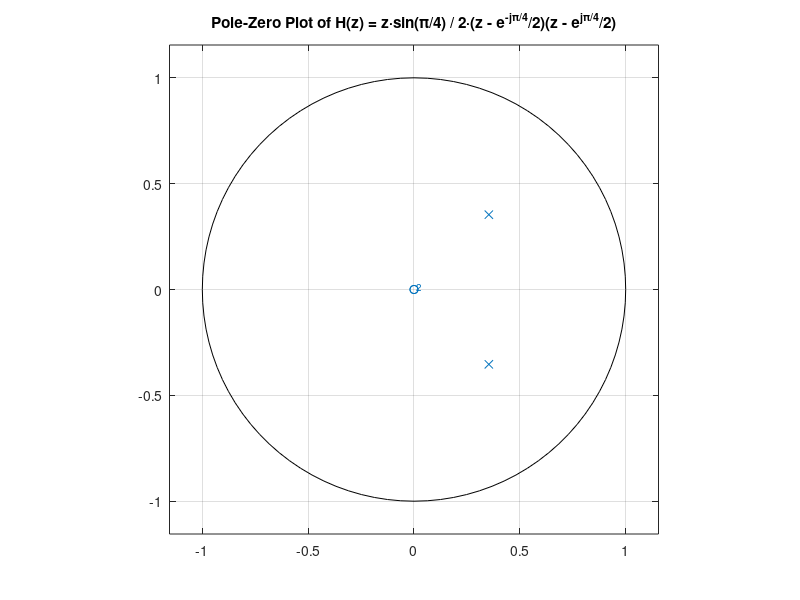

MATLAB code for this plot:
%H(z) = z·sin(\pi/4) / 2·(z - e^{-jπ/4}/2)(z - e^{jπ/4}/2)
clear all; close all; clc;
% Numerator zero
z0 = 0; % zero at origin
gain = sin(pi/4); % gain from numerator
% Poles (complex conjugates)
p1 = (1/2) * exp(1j * pi/4);
p2 = (1/2) * exp(-1j * pi/4);
% Get coefficients
num = gain * poly([z0]); % z * sin(pi/4)
den = 2 * poly([p1, p2]); % 2 * (z - e^jpi/4/2)(z - e^-jpi/4/2)
% Plot pole-zero plot
zplane(num, den);
title('Pole-Zero Plot of H(z) = z·sin(\pi/4) / 2·(z - e^{-jπ/4}/2)(z - e^{jπ/4}/2)');
grid on;